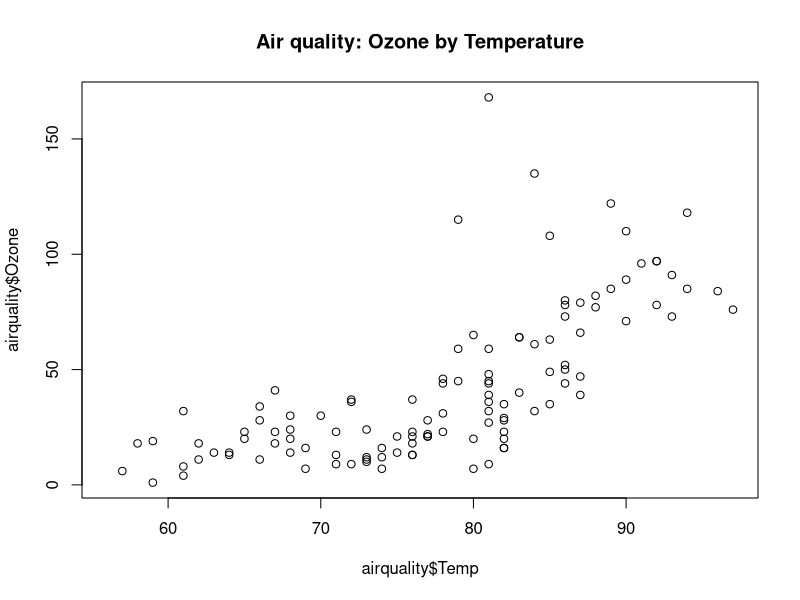

Recreate this plot in R.
## ---- chunk 1
knitr::opts_chunk$set(echo = TRUE)
## ---- chunk 2
knitr::kable(head(airquality),
             caption = "Top of the Air Quality Dataset")
## ---- chunk 3
plot(airquality$Temp, airquality$Ozone, main = "Air quality: Ozone by Temperature")
